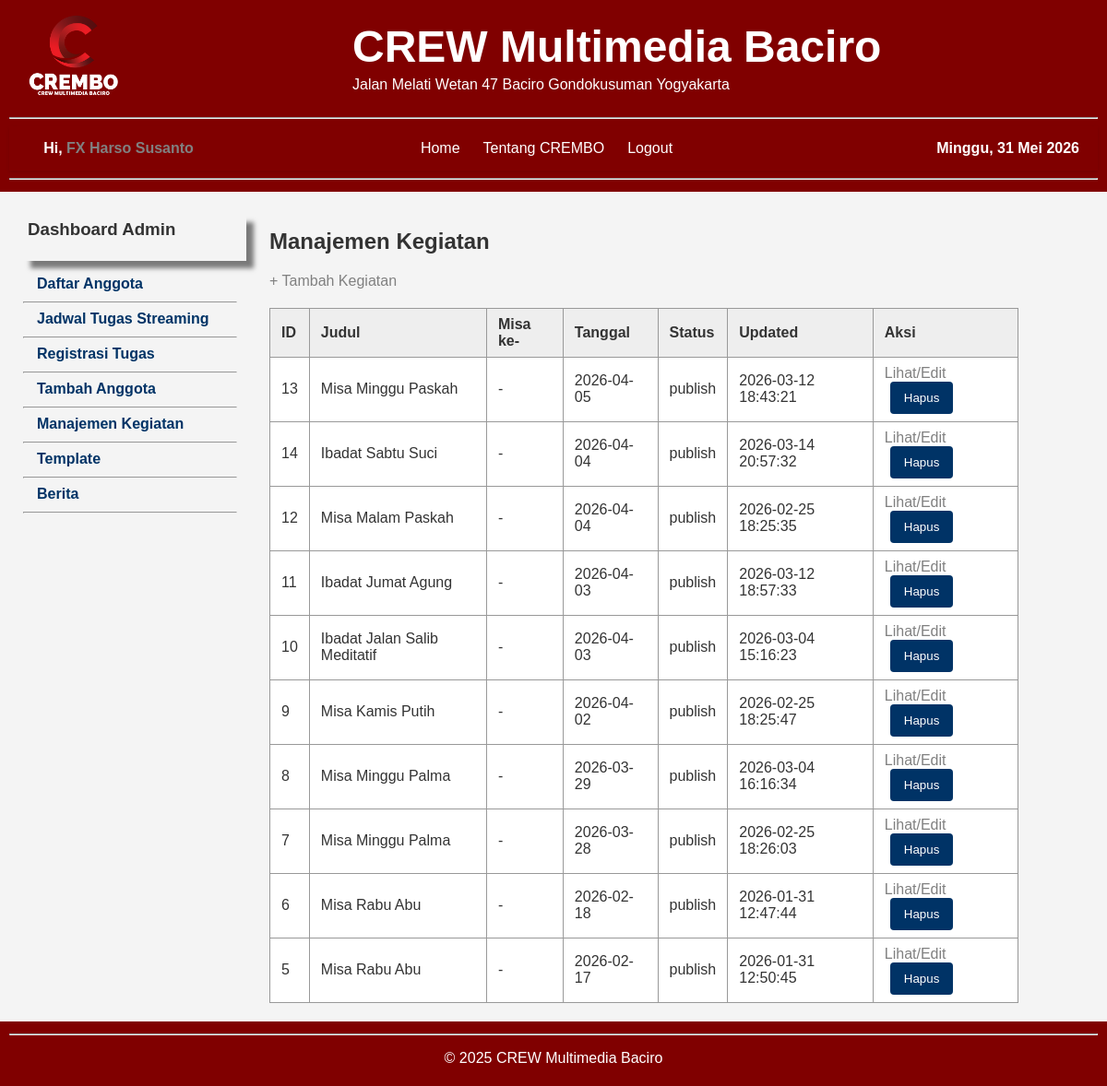
Screenshot of /admin/kegiatan (signed in) with the database file from the repository.
### tables this page shows
CREATE TABLE anggota (
   id INTEGER PRIMARY KEY AUTOINCREMENT,
   nama TEXT,
   username TEXT,
   telp TEXT,
   password TEXT,
   role TEXT
, tgl_lahir TEXT, email TEXT);

CREATE TABLE kegiatan (
                id INTEGER PRIMARY KEY AUTOINCREMENT,
                judul TEXT NOT NULL,
                tanggal TEXT NOT NULL,
                status TEXT NOT NULL DEFAULT 'draft',
                misa_json TEXT NOT NULL DEFAULT '[]',
                created_at TEXT NOT NULL,
                updated_at TEXT NOT NULL
            , misa_ke INTEGER);

### app.py (the view)
@app.route('/admin/kegiatan')
def admin_kegiatan_list():
    if 'username' not in session or session.get('role') != 'admin':
        return redirect(url_for('login'))
    ensure_table_kegiatan()
    try:
        _ = STATUS_DELETED
    except NameError:
        STATUS_DELETED = "deleted"
    with sqlite3.connect(DB_NAME) as conn:
        conn.row_factory = sqlite3.Row
        c = conn.cursor()
        c.execute("""
            SELECT id, judul, tanggal, status, updated_at
            FROM kegiatan
            WHERE status != ?
            ORDER BY tanggal DESC, id DESC
        """, (STATUS_DELETED,))
        rows = c.fetchall()
    return render_template('admin_kegiatan_list.html', rows=rows)

### app.py (called while the page is built)
def ensure_table_kegiatan():
    with sqlite3.connect(DB_NAME) as conn:
        c = conn.cursor()
        c.execute("""
            CREATE TABLE IF NOT EXISTS kegiatan (
                id INTEGER PRIMARY KEY AUTOINCREMENT,
                judul TEXT NOT NULL,
                tanggal TEXT NOT NULL,
                status TEXT NOT NULL DEFAULT 'draft',
                misa_json TEXT NOT NULL DEFAULT '[]',
                created_at TEXT NOT NULL,
                updated_at TEXT NOT NULL
            )
        """)
        conn.commit()

### templates/admin_kegiatan_list.html
{% extends "base.html" %}
{% block content %}
<h2>Manajemen Kegiatan</h2>
<div style="margin:12px 0;">
  <a href="{{ url_for('admin_kegiatan_form') }}" style="margin-right:10px;">+ Tambah Kegiatan</a>
</div>
<table border="1" cellpadding="8" cellspacing="0" style="width:100%; border-collapse:collapse;">
  <thead>
    <tr>
      <th>ID</th>
      <th>Judul</th>
      <th>Misa ke-</th>
      <th>Tanggal</th>
      <th>Status</th>
      <th>Updated</th>
      <th>Aksi</th>
    </tr>
  </thead>
  <tbody>
  {% if rows and rows|length > 0 %}
    {% for row in rows %}
      <tr>
        <td>{{ row['id'] if row is mapping else row.id }}</td>
        <td>{{ row['judul'] if row is mapping else row.judul }}</td>
        <td>
          {% set mk = (row['misa_ke'] if row is mapping else (row.misa_ke if row.misa_ke is defined else None)) %}
          {% if mk %}
            Misa ke-{{ mk }}
          {% else %}
            -
          {% endif %}
        </td>
        <td>{{ row['tanggal'] if row is mapping else row.tanggal }}</td>
        <td>{{ row['status'] if row is mapping else row.status }}</td>
        <td>{{ row['updated_at'] if row is mapping else (row.updated_at if row.updated_at is defined else row.updated) }}</td>
        <td>
          <a href="{{ url_for('admin_kegiatan_form', kegiatan_id=(row['id'] if row is mapping else row.id)) }}">
            Lihat/Edit
          </a>
          <form action="{{ url_for('admin_kegiatan_delete', kegiatan_id=(row['id'] if row is mapping else row.id)) }}"
                method="post"
                style="display:inline;"
                onsubmit="return confirm('Hapus kegiatan ini dari daftar admin?');">
            <button type="submit" style="margin-left:6px;">Hapus</button>
          </form>
        </td>
      </tr>
    {% endfor %}
  {% else %}
      <tr><td colspan="7">Belum ada data kegiatan.</td></tr>
  {% endif %}
  </tbody>
</table>
{% endblock %}

### templates/base.html (shortened to what this page needs)
<!DOCTYPE html>
<html lang="id">
<head>
    <link rel="stylesheet" href="{{ url_for('static', filename='style.css') }}">
</head>
<body>
<header>
    <div class="header-container">
        <div class="header-left">
            <img src="{{ url_for('static', filename='Logow.png') }}" alt="Logo" class="logo">
        </div>
         <div class="header-right">
            <h1 class="judul-besar">CREW Multimedia Baciro</h1>
            <p class="alamat">Jalan Melati Wetan 47 Baciro Gondokusuman  Yogyakarta</p>
        </div>
    </div>
    <hr>
<nav class="nav-bar">
    <div class="nav-container">
        <div class="nav-left">
            {% if session.get('username') %}
                <div class="user-info">
                    <b> Hi, <a href="{{ url_for('profil') }}">{{ nama }}</a></b>
                </div>
            {% endif %}
        </div>
        <div class="nav-center">
        <ul class="menu">
            {% if session.get('username') %}
                {% if session.get('role') == 'admin' %}
                     <li><a href="{{ url_for('dashboard') }}">Home</a></li>
                     <li><a href="#">Tentang CREMBO</a></li>
                     <li><a href="{{ url_for('logout') }}">Logout</a></li>
                {% else %}
                     <li><a href="{{ url_for('dashboard') }}">Home</a></li>
                     <li><a href="#">Tentang CREMBO</a></li>
                     <li><a href="{{ url_for('logout') }}">Logout</a></li>
                {% endif %}
            {% else %}
                <li><a href="{{ url_for('index') }}">Home</a></li>
                <li><a href="{{ url_for('lihat_tugas') }}">Petugas Streaming</a></li>
                <li><a href="#">Tentang CREMBO</a></li>
                <li><a href="{{ url_for('login') }}">Login</a></li>
            {% endif %}
        </ul>
        </div>
        <div class="nav-right">
            <div class="user-info">{{ hari_ini }}</div>
        </div>
    </div>
</nav>
<hr>
</header>
<main>
    <div class="{% if session.get('username') %}dashboard-container{% else %}non-dashboard{% endif %}">
        {% if session.get('username') %}
        <div class="sidebar">
            <div class="sidedashboard">
                <h3>
                    {% if session['role'] == 'admin' %}
                        Dashboard Admin
                    {% else %}
                        Dashboard User
                    {% endif %}
                </h3>
            </div>
            <ul>
                {% if session['role'] == 'admin' %}
                    <li><a href="{{ url_for('ubah_role') }}">Daftar Anggota</a></li><hr>
                    <li><a href="{{ url_for('lihat_tugas') }}">Jadwal Tugas Streaming</a></li><hr>
                    <li><a href="{{ url_for('register_tugas') }}">Registrasi Tugas</a></li><hr>
                    <li><a href="{{ url_for('tambah_anggota') }}">Tambah Anggota</a></li><hr>
                    <li><a href="{{ url_for('admin_kegiatan_list') }}">Manajemen Kegiatan</a></li><hr>
                    <li><a href="#">Template</a></li><hr>
                    <li><a href="#">Berita</a></li><hr>
                {% else %}
                    <li><a href="{{ url_for('lihat_tugas') }}">Jadwal Tugas Streaming</a></li><hr>
                    <li><a href="{{ url_for('register_tugas') }}">Registrasi Tugas</a></li><hr>
                {% endif %}
            </ul>
        </div>
        {% endif %}
        <div class="dashboard-content">
            {% block content %}{% endblock %}
        </div>
    </div>
</main>
    <footer>
        <hr>
        <p style="text-align: center;">&copy; 2025 CREW Multimedia Baciro</p>
    </footer>
</body>
</html>

### static/style.css (style rules this page uses)
body { font-family: Arial, sans-serif; background-color: #f4f4f4; color: #333; margin: 0; padding: 0; }
main { padding: 20px; }
header, footer { background-color: maroon; color: white; padding: 5px 10px; }
footer { text-align: center; }
.header-container { display: flex; align-items: center; gap: 10px; padding: 10px 20px; }
.header-left { flex: 0 0 30%; }
.logo { max-width: 100px; height: auto; }
.header-right { flex: 1; display: flex; flex-direction: column; justify-content: center; align-items: flex-start; }
.judul-besar { font-size: 48px; margin: 0; font-weight: bold; text-align: left; }
.alamat { font-size: 16px; margin: 5px 0 0 0; text-align: left; }
a { color: grey; text-decoration: none; }
input[type="submit"], button { background-color: #003366; color: white; padding: 10px 15px; border: none; border-radius: 4px; cursor: pointer; }
table { border-collapse: collapse; width: 100%; margin-top: 20px; background-color: white; }
table, th, td { border: 1px solid #999; }
th, td { padding: 8px 12px; text-align: left; }
th { background-color: #eee; }
.nav-bar { background-color: maroon; padding: 10px 0; box-shadow: 0 2px 4px rgba(0,0,0,0.1); }
.nav-container { display: flex; width: 100%; max-width: 100%; }
.nav-left, .nav-center, .nav-right { display: flex; align-items: center; justify-content: center; padding: 5px; color: white; }
.nav-left { width: 20%; }
.nav-center { width: 60%; justify-content: center; }
.nav-right { width: 20%; justify-content: flex-end; padding-right: 20px; }
.menu { list-style-type: none; margin: 0; padding: 0; display: flex; gap: 15px; align-items: center; justify-content: center; background-color: maroon; }
.menu li { background: maroon; padding: 0 5px; border-radius: 4px; }
.menu li a { text-decoration: none; color: white; font-weight: normal; padding: 0; margin: 0; }
.user-info { font-weight: bold; color: white; }
.dashboard-container { display: flex; gap: 30px; margin-top: 0px; }
.sidebar { width: 20%; background-color: #f4f4f4; padding: 5px; }
.sidedashboard { width: 100%; box-shadow: 8px 8px 5px rgba(0,0,0,0.5); background-color: #grey; padding: 5px; }
.sidebar h3 { margin-top: 0; }
.sidebar ul { list-style-type: none; padding-left: 0; }
.sidebar ul li { margin-bottom: 10px; margin-left: 15px; pargin-top: 5px; }
.sidebar ul li a { color: #003366; font-weight: bold; }
.dashboard-content { width: 70%; }

### rows the page displays
anggota: nama "FX Harso Susanto"
kegiatan: id "13", judul "Misa Minggu Paskah", tanggal "2026-04-05", status "publish", updated_at "2026-03-12 18:43:21"
kegiatan: id "14", judul "Ibadat Sabtu Suci", tanggal "2026-04-04", status "publish", updated_at "2026-03-14 20:57:32"
kegiatan: id "12", judul "Misa Malam Paskah", tanggal "2026-04-04", status "publish", updated_at "2026-02-25 18:25:35"
kegiatan: id "11", judul "Ibadat Jumat Agung", tanggal "2026-04-03", status "publish", updated_at "2026-03-12 18:57:33"
kegiatan: id "10", judul "Ibadat Jalan Salib Meditatif", tanggal "2026-04-03", status "publish", updated_at "2026-03-04 15:16:23"
kegiatan: id "9", judul "Misa Kamis Putih", tanggal "2026-04-02", status "publish", updated_at "2026-02-25 18:25:47"
kegiatan: id "8", judul "Misa Minggu Palma", tanggal "2026-03-29", status "publish", updated_at "2026-03-04 16:16:34"
kegiatan: id "7", judul "Misa Minggu Palma", tanggal "2026-03-28", status "publish", updated_at "2026-02-25 18:26:03"
kegiatan: id "6", judul "Misa Rabu Abu", tanggal "2026-02-18", status "publish", updated_at "2026-01-31 12:47:44"
kegiatan: id "5", judul "Misa Rabu Abu", tanggal "2026-02-17", status "publish", updated_at "2026-01-31 12:50:45"

### other values shown
{{ hari_ini }} "Minggu, 31 Mei 2026"
